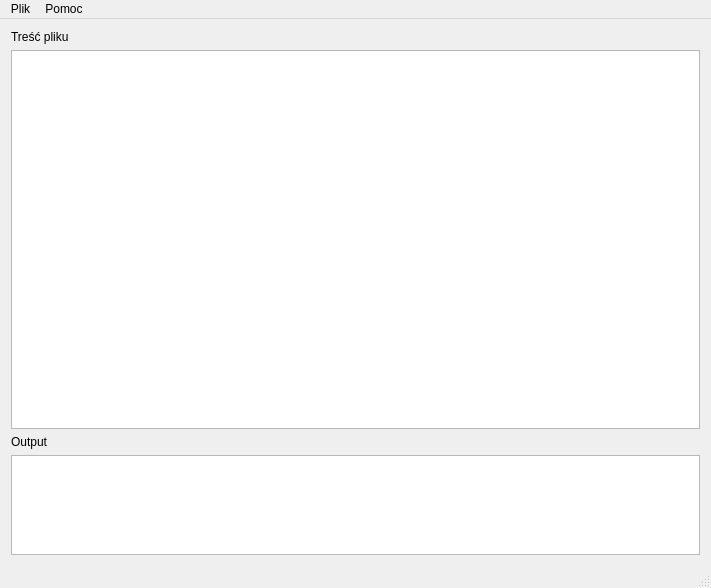
<?xml version="1.0" encoding="UTF-8"?>
<ui version="4.0">
 <class>MainWindow</class>
 <widget class="QMainWindow" name="MainWindow">
  <property name="geometry">
   <rect>
    <x>0</x>
    <y>0</y>
    <width>711</width>
    <height>588</height>
   </rect>
  </property>
  <property name="sizePolicy">
   <sizepolicy hsizetype="Expanding" vsizetype="Expanding">
    <horstretch>0</horstretch>
    <verstretch>0</verstretch>
   </sizepolicy>
  </property>
  <property name="maximumSize">
   <size>
    <width>16777215</width>
    <height>16777215</height>
   </size>
  </property>
  <property name="windowTitle">
   <string>MainWindow</string>
  </property>
  <widget class="QWidget" name="centralWidget">
   <property name="sizePolicy">
    <sizepolicy hsizetype="Expanding" vsizetype="Expanding">
     <horstretch>0</horstretch>
     <verstretch>0</verstretch>
    </sizepolicy>
   </property>
   <property name="maximumSize">
    <size>
     <width>16777215</width>
     <height>16777215</height>
    </size>
   </property>
   <layout class="QVBoxLayout" name="verticalLayout_2">
    <item>
     <layout class="QVBoxLayout" name="verticalLayout">
      <property name="sizeConstraint">
       <enum>QLayout::SetMaximumSize</enum>
      </property>
      <item>
       <widget class="QLabel" name="label_2">
        <property name="text">
         <string>Treść pliku</string>
        </property>
       </widget>
      </item>
      <item>
       <widget class="QTextBrowser" name="CodeBrowser">
        <property name="enabled">
         <bool>true</bool>
        </property>
        <property name="sizePolicy">
         <sizepolicy hsizetype="Expanding" vsizetype="Expanding">
          <horstretch>0</horstretch>
          <verstretch>0</verstretch>
         </sizepolicy>
        </property>
        <property name="minimumSize">
         <size>
          <width>0</width>
          <height>200</height>
         </size>
        </property>
       </widget>
      </item>
      <item>
       <widget class="QLabel" name="label">
        <property name="text">
         <string>Output</string>
        </property>
       </widget>
      </item>
      <item>
       <widget class="QTextBrowser" name="Output">
        <property name="sizePolicy">
         <sizepolicy hsizetype="Expanding" vsizetype="Preferred">
          <horstretch>0</horstretch>
          <verstretch>0</verstretch>
         </sizepolicy>
        </property>
        <property name="minimumSize">
         <size>
          <width>0</width>
          <height>100</height>
         </size>
        </property>
        <property name="maximumSize">
         <size>
          <width>16777215</width>
          <height>100</height>
         </size>
        </property>
       </widget>
      </item>
     </layout>
    </item>
   </layout>
  </widget>
  <widget class="QMenuBar" name="menuBar">
   <property name="geometry">
    <rect>
     <x>0</x>
     <y>0</y>
     <width>711</width>
     <height>21</height>
    </rect>
   </property>
   <widget class="QMenu" name="menuPlik">
    <property name="title">
     <string>Plik</string>
    </property>
    <addaction name="actionOtw_rz"/>
    <addaction name="actionGeneruj_diagram_UML"/>
    <addaction name="separator"/>
    <addaction name="actionZamknij"/>
   </widget>
   <widget class="QMenu" name="menuPomoc">
    <property name="title">
     <string>Pomoc</string>
    </property>
    <addaction name="actionO_programie"/>
   </widget>
   <addaction name="menuPlik"/>
   <addaction name="menuPomoc"/>
  </widget>
  <widget class="QStatusBar" name="statusBar"/>
  <action name="actionOtw_rz">
   <property name="text">
    <string>Otwórz</string>
   </property>
   <property name="shortcut">
    <string>Ctrl+O</string>
   </property>
  </action>
  <action name="actionGeneruj_diagram_UML">
   <property name="text">
    <string>Generuj diagram UML</string>
   </property>
   <property name="shortcut">
    <string>Ctrl+U</string>
   </property>
  </action>
  <action name="action">
   <property name="text">
    <string>_</string>
   </property>
  </action>
  <action name="actionZamknij">
   <property name="text">
    <string>Zamknij</string>
   </property>
   <property name="shortcut">
    <string>Ctrl+X</string>
   </property>
  </action>
  <action name="actionO_programie">
   <property name="text">
    <string>O programie</string>
   </property>
   <property name="shortcut">
    <string>Ctrl+H</string>
   </property>
  </action>
 </widget>
 <layoutdefault spacing="6" margin="11"/>
 <resources/>
 <connections/>
</ui>
